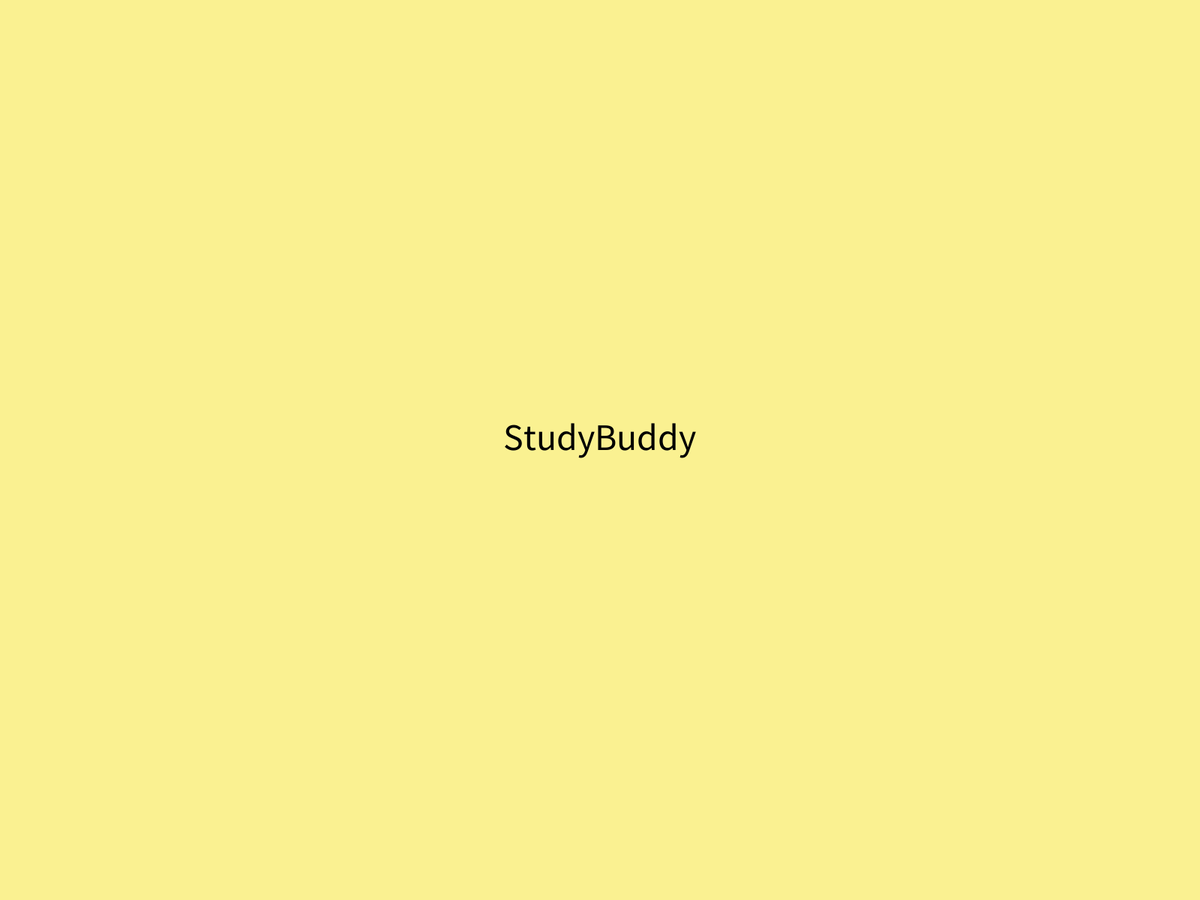
Frame 1 (no input)
Frame 60 (the mouse pressed at the canvas centre just before this capture): identical to frame 1, image omitted
Frame 120 (the mouse held since frame 60 and released just before this capture): identical to frame 1, image omitted

The Processing sketch that drew this single still picture (run headless with seeded random() and noise(); from frame 60 on, the mouse is pressed at the canvas centre):

// Processing sketch: StudyBuddy
// ── StudyBuddy.pde



void setup() {
    fullScreen();
    noStroke();
    fill(0);
}

void draw() {
    background(250, 241, 145);
    textAlign(CENTER);
    textSize(50);
    text("StudyBuddy", width/2, height/2);
}

void mousePressed(){
    if (mouseX < width/2) {
        rect(0, 0, width/2, height); // Left
    } else {
        rect(width/2, 0, width/2, height); // Right
    }
}
